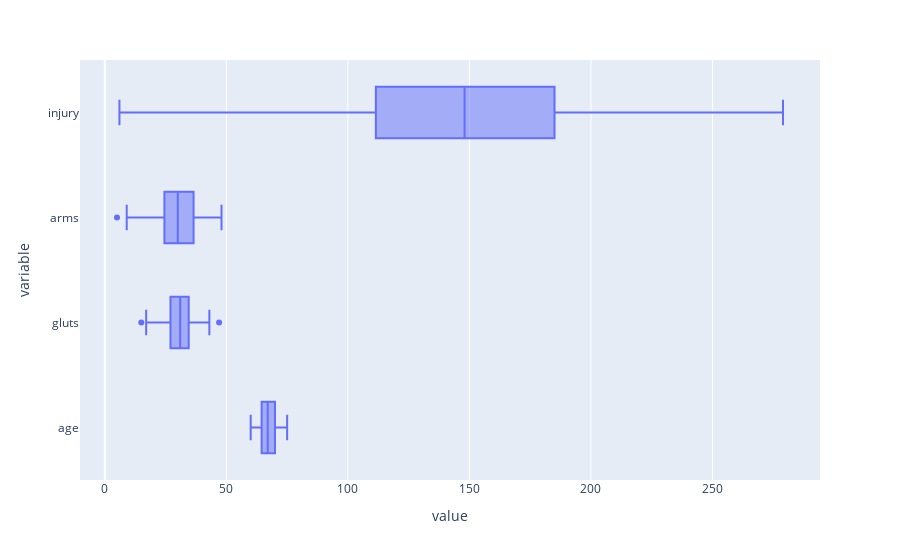

Notebook code cell kept with this figure:
### Code cell
# Check data distribution
# Distribution for continous data, use shapiro
continous_data_columns = ["age", "gluts", "arms", "injury"]
px.box(df, x = continous_data_columns)

### Figure 1 — Plotly figure (JSON) as saved in the notebook; plotly's stock layout.template omitted (floating-point values rounded to 4 significant figures; data arrays with more than 128 entries replaced by an {"elided": "..."} marker saying what was removed)
{"data": [{"alignmentgroup": "True", "hovertemplate": "value=%{x}<br>variable=%{y}<extra></extra>", "legendgroup": "", "marker": {"color": "#636efa"}, "name": "", "notched": false, "offsetgroup": "", "orientation": "h", "showlegend": false, "type": "box", "x": {"elided": "400 int values"}, "x0": " ", "xaxis": "x", "y": {"elided": "400 str values"}, "y0": " ", "yaxis": "y"}], "layout": {"boxmode": "group", "legend": {"tracegroupgap": 0}, "margin": {"t": 60}, "xaxis": {"anchor": "y", "domain": [0, 1], "title": {"text": "value"}}, "yaxis": {"anchor": "x", "domain": [0, 1], "title": {"text": "variable"}}}}
